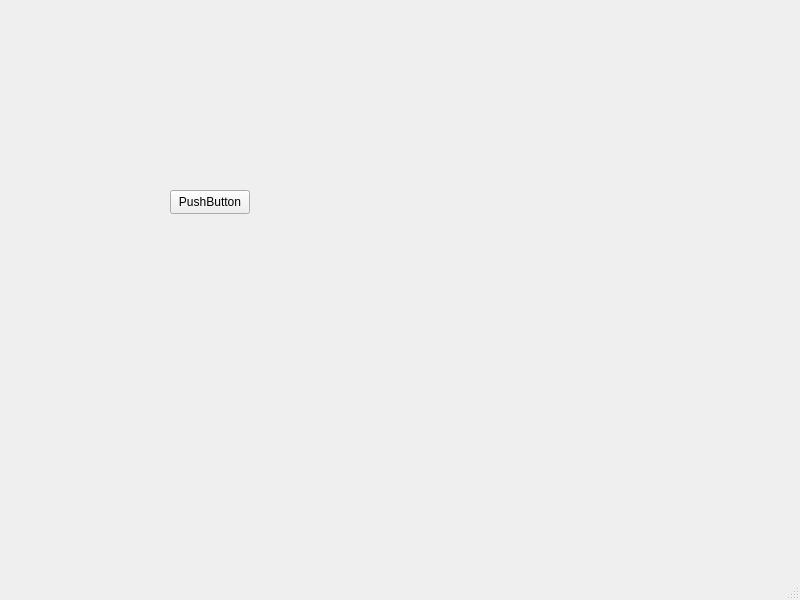
<?xml version="1.0" encoding="UTF-8"?>
<ui version="4.0">
 <class>MainWindow</class>
 <widget class="QMainWindow" name="MainWindow">
  <property name="geometry">
   <rect>
    <x>0</x>
    <y>0</y>
    <width>800</width>
    <height>600</height>
   </rect>
  </property>
  <property name="windowTitle">
   <string>MainWindow</string>
  </property>
  <widget class="QWidget" name="centralwidget">
   <widget class="QPushButton" name="pushButton">
    <property name="geometry">
     <rect>
      <x>170</x>
      <y>190</y>
      <width>80</width>
      <height>24</height>
     </rect>
    </property>
    <property name="text">
     <string>PushButton</string>
    </property>
   </widget>
  </widget>
  <widget class="QMenuBar" name="menubar">
   <property name="geometry">
    <rect>
     <x>0</x>
     <y>0</y>
     <width>800</width>
     <height>21</height>
    </rect>
   </property>
  </widget>
  <widget class="QStatusBar" name="statusbar"/>
 </widget>
 <resources/>
 <connections/>
</ui>
